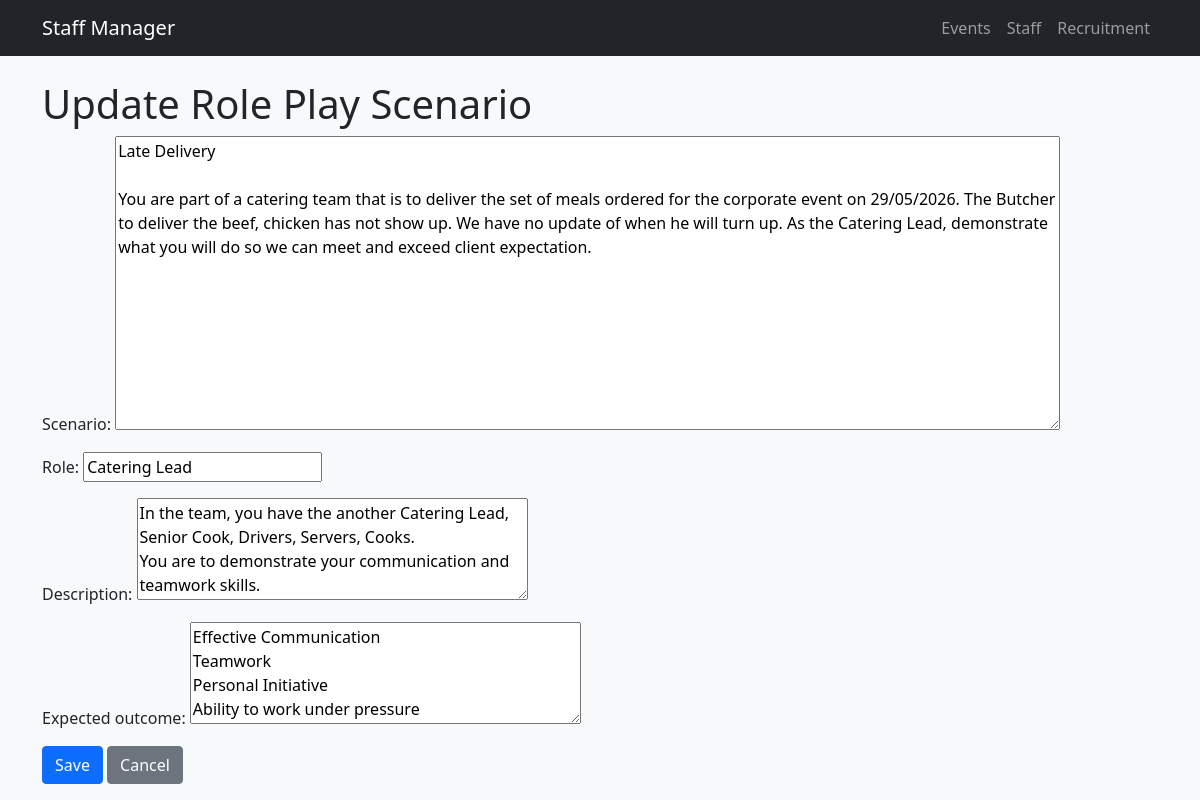
The app's page /staff/role_play/1/update/ with its own data.
### staff/models.py (models this page shows, shortened)
class RolePlay(models.Model):
    scenario = models.TextField()
    role = models.CharField(max_length=50, blank=True, null=True)
    description = models.TextField()
    expected_outcome = models.TextField()

### staff/views.py (the view)
# urls.py: path('role_play/<int:pk>/update/', RolePlayUpdateView.as_view(), name='role_play_update'),
class RolePlayUpdateView(UpdateView):
    model = RolePlay
    form_class = RolePlayForm
    template_name = 'staff/role_play_form.html'
    success_url = reverse_lazy('staff:role_play_list')

### staff/forms.py
class RolePlayForm(forms.ModelForm):
    class Meta:
        model = RolePlay
        fields = '__all__'
        widgets = {
            'description': forms.Textarea(attrs={'rows': 4}),
            'expected_outcome': forms.Textarea(attrs={'rows': 4}),
            'scenario': forms.Textarea(attrs={'rows': 12, 'cols': 100}),
        }

### staff/templates/staff/role_play_form.html (shortened to what this page needs)
{% extends 'staff/base.html' %}
{% block content %}
    <h1>{% if object %} Update{% else %} Create {% endif %} Role Play Scenario</h1>
    <form method="post">
        {{ form.as_p }}
        <button type="submit" class="btn btn-primary">Save</button>
        <a href="{% url 'staff:role_play_list' %}" class="btn btn-secondary">Cancel</a>
    </form>
{% endblock %}

### staff/templates/staff/base.html (style rules this page uses)
body { background-color: #f8f9fa; }

### records on screen
RolePlay: scenario "Late Delivery You are part of a catering team that is to deliver the set of meals ordered for the corporate event on 29/05/2026. The Butcher to deliver the beef, chicken has not show up. We have no update of when he will turn up. As the Catering Lead, demonstrate what you will do so we can meet and exceed client expectation.", role "Catering Lead", description "In the team, you have the another Catering Lead, Senior Cook, Drivers, Servers, Cooks. You are to demonstrate your communication and teamwork skills.", expected_outcome "Effective Communication Teamwork Personal Initiative Ability to work under pressure"
